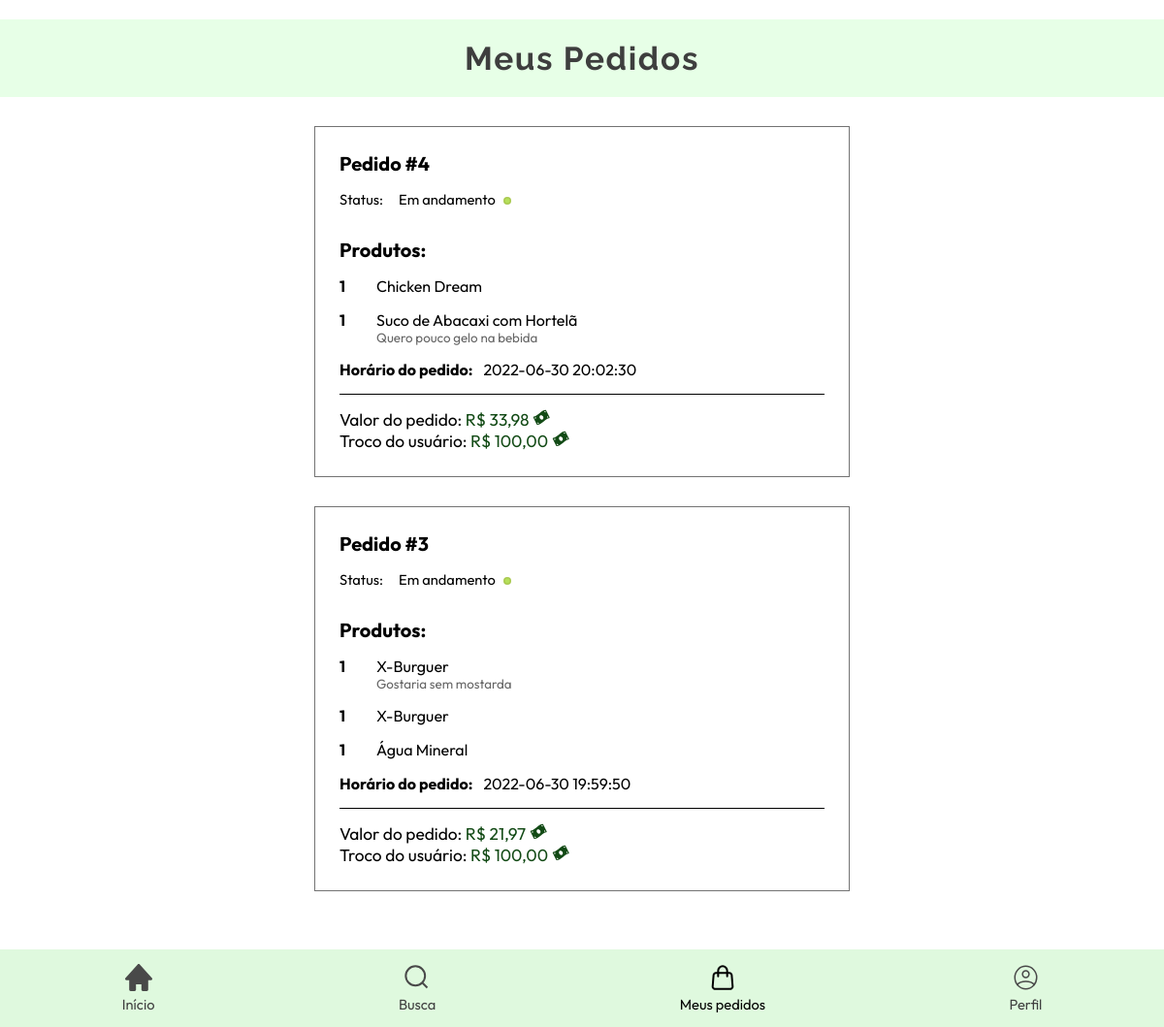
The app's page /screens/pages/pedidos.php (signed in) with its own data.
### tables this page shows
CREATE TABLE `pedido` (
  `id_pedido` int(11) NOT NULL,
  `id_usuario` int(11) NOT NULL,
  `custo_pedido` float NOT NULL,
  `troco_usuario` float DEFAULT NULL,
  `id_entregador` int(11) DEFAULT NULL,
  `concluido` tinyint(1) NOT NULL,
  `hora_pedido` timestamp NOT NULL DEFAULT current_timestamp(),
  `hora_entrega` timestamp NULL DEFAULT NULL
);

CREATE TABLE `itens_pedido` (
  `id_item_pedido` int(11) NOT NULL,
  `id_pedido` int(11) NOT NULL,
  `id_cardapio` int(11) NOT NULL,
  `observacao_pedido` varchar(100) DEFAULT NULL,
  `quantidade_produto` int(11) NOT NULL
);

CREATE TABLE `cardapio` (
  `id_cardapio` int(11) NOT NULL,
  `nome_produto` varchar(50) NOT NULL,
  `preco_produto` float NOT NULL,
  `descricao_produto` varchar(250) NOT NULL,
  `peso_produto` int(11) NOT NULL,
  `id_categoria` int(11) NOT NULL,
  `e_destaque` tinyint(1) NOT NULL
);

### screens/pages/pedidos.php (the view, shortened to what this page needs)
<?php
  require_once('../../dbconnect.php');
?>
<!DOCTYPE html>
<html lang="pt-br">
    <head>
        <link rel="stylesheet" href="../styles/styles.css">
    </head>
    <body>
        <main>
            <div id="meus-pedidos">Meus Pedidos</div>
            <div class="pedidos">
                <?php
                    $id_usuario = $_SESSION['user'];
                    $sql_pedidos = "SELECT id_pedido, custo_pedido, troco_usuario, concluido, hora_pedido, hora_entrega
                    FROM `pedido` WHERE id_usuario = $id_usuario
                    ORDER BY id_pedido DESC";
                    $query_pedidos = mysqli_query($conn, $sql_pedidos);
                    if (mysqli_num_rows($query_pedidos) == 0) {
                        echo '<div class="sem-pedidos">
                            <div id="pac-man">
                                <svg width="184" height="184" viewBox="0 0 184 184" fill="none" xmlns="http://www.w3.org/2000/svg">
                                    <circle cx="92" cy="92" r="92" fill="#BFEFBE"/>
                                    <path d="M88.7886 76.6945C85.1319 68.0676 78.5971 60.9755 70.2976 56.6266C61.9981 52.2777 52.4474 50.941 43.2729 52.8444C34.0983 54.7478 25.8676 59.7735 19.9831 67.0651C14.0986 74.3567 10.9244 83.4631 11.0014 92.8326C11.0783 102.202 14.4017 111.255 20.4052 118.449C26.4086 125.643 34.7208 130.533 43.9254 132.285C53.1299 134.038 62.6573 132.544 70.8843 128.06C79.1112 123.575 85.5287 116.377 89.0432 107.691L51.5 92.5L88.7886 76.6945Z" fill="#A0DB9F"/>
                                    <ellipse cx="101" cy="92.5" rx="9" ry="9.5" fill="#A0DB9F"/>
                                    <ellipse cx="166" cy="92.5" rx="9" ry="9.5" fill="#A0DB9F"/>
                                    <ellipse cx="133.5" cy="92.5" rx="8.5" ry="9.5" fill="#A0DB9F"/>
                                </svg>
                            </div>
                            <div id="pedir-meats">Bora pedir um MEATS?</div>
                            <div id="dinheiro">Dinheiro bem gasto é dinheiro gasto com comida!</div>
                        </div>';
                    } else {
                        while ($pedido = mysqli_fetch_assoc($query_pedidos)) {
                            $id_pedido = $pedido['id_pedido'];
                ?>
                <div class="pedido">
                    <h2>Pedido #<?php echo $id_pedido; ?></h2>
                    <p style="margin-bottom: 30px; font-size: 11pt;">Status: <span style="margin: 0 5px 0 13px;">
                        <?php
                            if ($pedido['concluido'] == 0) {
                                echo 'Em andamento</span>
                                    <svg width="8" height="8" viewBox="0 0 8 8" fill="none" xmlns="http://www.w3.org/2000/svg">
                                        <circle cx="4" cy="4" r="4" fill="#AACA51"/>
                                        <circle cx="4.0001" cy="3.99998" r="2.4" fill="#B5E05A"/>
                                    </svg>';
                            }
                        ?>
                    </p>
                    <h2>Produtos:</h2>
                    <?php
                        $sql_produtos = "SELECT observacao_pedido, quantidade_produto, cardapio.nome_produto FROM itens_pedido
                        INNER JOIN cardapio ON cardapio.id_cardapio = itens_pedido.id_cardapio
                        WHERE id_pedido = $id_pedido";
                        $query_produtos = mysqli_query($conn, $sql_produtos);
                        while ($produtos = mysqli_fetch_assoc($query_produtos)) {
                            echo '<div class="pedido-produtos">
                                <b style="width: 18px;">' . $produtos['quantidade_produto'] . '</b>
                                <div>
                                    <p>' . $produtos['nome_produto'] . '</p>
                                    <p class="observacao">' . $produtos['observacao_pedido'] . '</p>
                                </div>
                            </div>';
                        }
                    ?>
                    <b>Horário do pedido: </b><span id="horario"><?php echo $pedido['hora_pedido']?></span><br>
                    <div class="linha-pedido"></div>
                    <h3>Valor do pedido: <span class="valor_dinheiro" style="color: #124A15;">R$ <?php echo number_format($pedido['custo_pedido'], 2); ?></span>
                    </h3>
                    <h3>Troco do usuário: <span class="valor_dinheiro" style="color: #124A15;">R$ <?php echo number_format($pedido['troco_usuario'], 2); ?></span>
                    </h3>
                </div>
                <?php }}?>
            </div>
        </main>
    </body>
</html>

### screens/styles/styles.css (style rules this page uses)
* { padding: 0; margin: 0; }
main { width: 100%; margin-bottom: 20px; }
body { width: 100%; display: flex; justify-content: center; }
a { text-decoration: none; color: inherit; }
nav { width: 100%; position: fixed; bottom: 0; z-index: 1; user-select: none; background-color: #DFF9DE; display: flex; flex-direction: column; align-items: center; }
#navbar { width: 100%; height: 10vh; min-height: 50px; max-height: 100px; display: flex; justify-content: space-between; }
#list { display: flex; width: 100%; align-items: center; justify-content: space-around; }
#list li a { text-decoration: none; color: #414141; }
nav li { text-align: center; display: block; color: #494949; font-family: 'Outfit', sans-serif; font-size: 11pt; font-weight: 400; }
#meus-pedidos { height: 80px; width: 100%; background-color: #E7FFE7; margin-top: 20px; display: flex; justify-content: center; align-items: center; text-align: center; color: #3E3E3E; font-family: 'Raleway', sans-serif; font-weight: bold; font-size: 25pt; letter-spacing: 0.05em }
.pedidos { width: 100%; margin-bottom: 15vh; display: flex; flex-direction: column; align-items: center; }
.pedido { width: 75%; max-width: 500px; padding: 25px; margin: 30px 0 0 0; border: 1px solid #737373; }
.pedido h2 { margin-bottom: 15px; font-size: 15pt; }
.pedido-produtos { display: flex; }
.pedido-produtos div { display: block; margin: 0 0 15px 0; }
.pedido-produtos b { margin-right: 20px; }
.observacao { font-size: 10pt; line-height: 16px; color: #666666; }
#horario { margin-left: 8px; }
.pedido h3 { font-weight: 400; font-size: 13pt; }
.linha-pedido { width: 100%; height: 1px; background-color: #000; margin: 15px 0 15px 0; }

### screens/pages/pedidos.php (style rules this page uses)
main { display: flex; flex-direction: column; align-items: center; font-family: 'Outfit', sans-serif; }

### records on screen
pedido: id_pedido "4", concluido "Em andamento", hora_pedido "2022-06-30 20:02:30"
itens_pedido: quantidade_produto "1", id_cardapio.nome_produto "Chicken Dream"
itens_pedido: quantidade_produto "1", id_cardapio.nome_produto "Suco de Abacaxi com Hortelã", observacao_pedido "Quero pouco gelo na bebida"
pedido: id_pedido "3", concluido "Em andamento", hora_pedido "2022-06-30 19:59:50"
itens_pedido: quantidade_produto "1", id_cardapio.nome_produto "X-Burguer", observacao_pedido "Gostaria sem mostarda"
itens_pedido: quantidade_produto "1", id_cardapio.nome_produto "X-Burguer"
itens_pedido: quantidade_produto "1", id_cardapio.nome_produto "Água Mineral"
